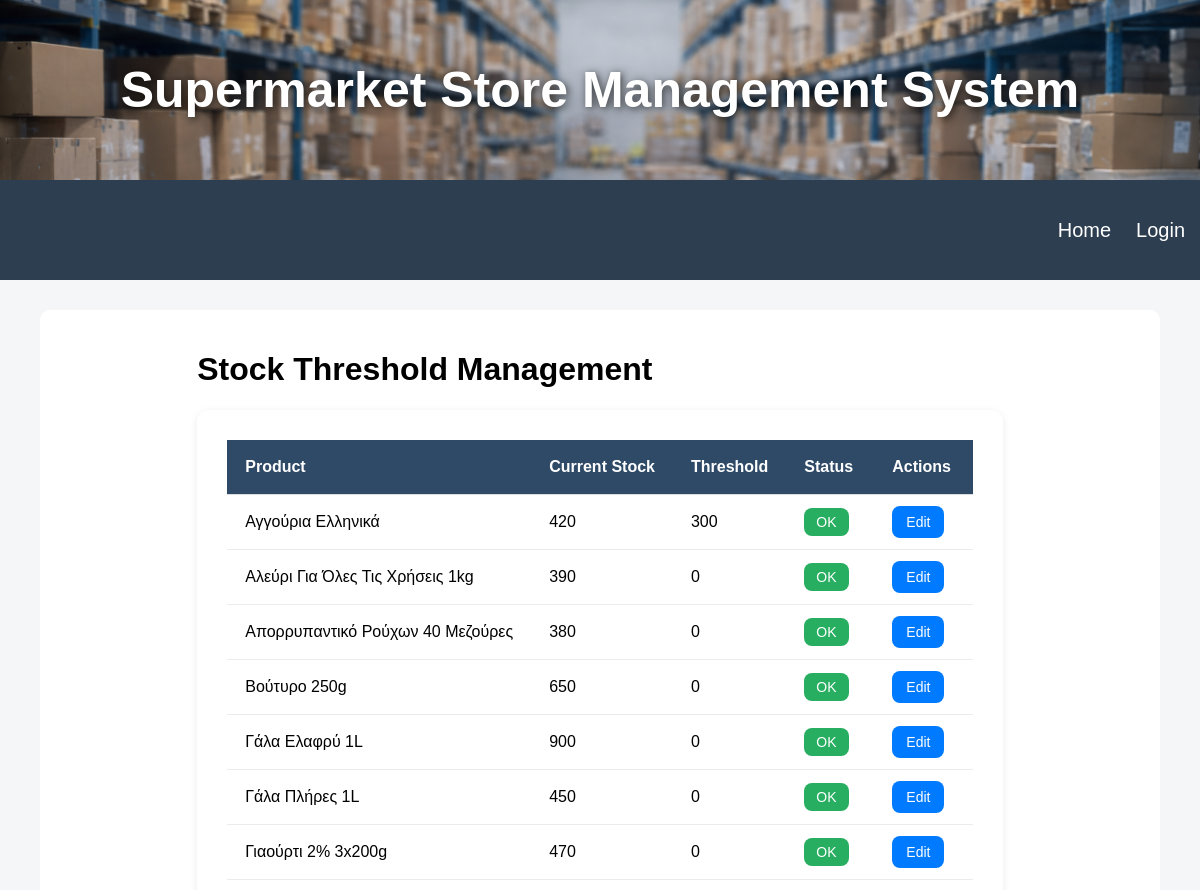
The page /admin/thresholds (upper part) on the database as committed earlier.
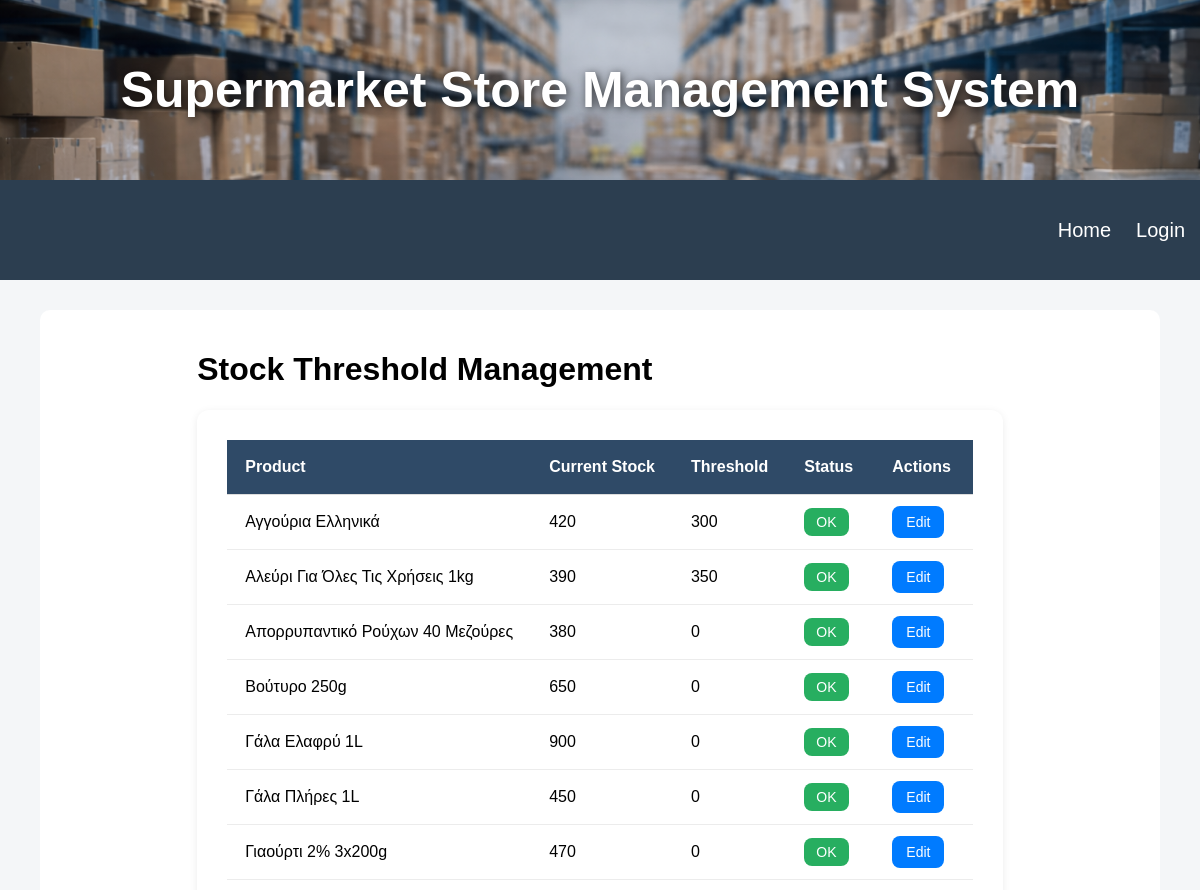
The same page on the database as committed later.
### tables this page shows
CREATE TABLE warehouse_stock (
    warehouse_stock_id INTEGER PRIMARY KEY AUTOINCREMENT,
    product_id INTEGER NOT NULL,
    quantity INTEGER NOT NULL,
    FOREIGN KEY (product_id) REFERENCES products(product_id)
);

CREATE TABLE products (
    product_id INTEGER PRIMARY KEY AUTOINCREMENT,
    product_name VARCHAR(100) NOT NULL,
    product_category VARCHAR(50) NOT NULL,
    product_price REAL NOT NULL
, product_unit TEXT, is_active INTEGER DEFAULT 1, threshold INTEGER DEFAULT 0);

### app.py (the view)
@app.route("/admin/thresholds")
def stock_thresholds():
    connection = get_db_connection()
    products = connection.execute("""
        SELECT
            p.product_id,
            p.product_name,
            p.threshold,
            w.quantity
        FROM products p
        JOIN warehouse_stock w
            ON p.product_id = w.product_id
        ORDER BY p.product_name
    """).fetchall()
    connection.close()
    return render_template(
        "stock_thresholds.html",
        products=products
    )

### app.py (called while the page is built)
def get_db_connection():
    connection = sqlite3.connect(DATABASE_PATH)
    connection.row_factory = sqlite3.Row
    return connection

### templates/stock_thresholds.html
{% extends "base.html" %}
{% block extra_css %}
<link rel="stylesheet" href="{{ url_for('static',filename='threshold.css') }}">
{% endblock %}
{% block content %}
<div class="dashboard-container">
    <h1 class="page-title">Stock Threshold Management</h1>
    <div class="table-container">
        <table class="threshold-table">
            <thead>
                <tr>
                    <th>Product</th>
                    <th>Current Stock</th>
                    <th>Threshold</th>
                    <th>Status</th>
                    <th>Actions</th>
                </tr>
            </thead>
            <tbody>
                {% for product in products %}
                {% set low = product["threshold"] > 0 and product["quantity"] < product["threshold"] %}
                <tr class="{% if low %}low-stock-row{% endif %}">
                    <td>{{ product["product_name"] }}</td>
                    <td>{{ product["quantity"] }}</td>
                    <td>{{ product["threshold"] }}</td>
                    <td>
                        {% if low %}
                            <span class="low-badge">Low</span>
                        {% else %}
                            <span class="ok-badge">OK</span>
                        {% endif %}
                    </td>
                    <td>
                        <a href="{{ url_for('edit_product',
                            product_id=product['product_id']) }}"
                            class="edit-btn">
                            Edit
                        </a>
                    </td>
                </tr>
                {% endfor %}
            </tbody>
        </table>
    </div>
</div>
{% endblock %}

### templates/base.html (shortened to what this page needs)
<!DOCTYPE html>
<html lang="en">
<head>
    <link rel="stylesheet" href="{{ url_for('static',  filename='style.css') }}">
    <link rel="stylesheet" href="{{ url_for('static', filename='admin.css') }}">
    <link rel="stylesheet" href="{{ url_for('static',  filename='forms.css') }}">
    {% block extra_css %}{% endblock %}
</head>
<body>
<div class="background">
    <h2 class="title" id="first">Supermarket Store Management System</h2>
</div>
    <div class="navbar">
            <a href="{{ url_for('home') }}"
               class="{% if request.endpoint == 'home' %}active{% endif %}">Home</a>
                {% if "user" in session %}
                    {% if session["role"] == "warehouse" %}
                        <a href="{{ url_for('products') }}"
                           class="{% if request.endpoint == 'products' %}active{% endif %}">Products</a>
                        <a href="{{ url_for('logout') }}">Logout</a>
                    {% elif session["role"] == "admin" %}
                        <a href="{{ url_for('admin_panel') }}">Admin Panel</a>
                        <a href="{{ url_for('logout') }}">Logout</a>
                    {% else %}
                        <a href="{{ url_for('dashboard') }}"
                           class="{% if request.endpoint == 'dashboard' %}active{% endif %}">Control Panel</a>
                        <a href="{{ url_for('orders') }}" class="{% if request.endpoint == 'orders' %}active{% endif %}">Orders</a>
                        <a href="{{ url_for('logout') }}">Logout</a>
                    {% endif %}
                {% else %}
                    <a href="{{ url_for('login') }}">
                        Login
                    </a>
                {% endif %}
    </div>
    <div class="container">
        {% block content %}
        {% endblock %}
    </div>
</body>
</html>

### static/style.css (style rules this page uses)
body { font-family: 'Gill Sans', 'Gill Sans MT', Calibri, 'Trebuchet MS', sans-serif; margin: 0; background-color: #f4f6f8; min-height: 100vh; display: flex; flex-direction: column; }
.title { text-align: center; font-size: 50px; color: white; text-shadow: 2px 2px 8px rgba(0,0,0,0.7); font-weight:bold; }
.background { background-image: url('images/warehouse2.png'); background-size: cover; background-position: center; height: 180px; display: flex; align-items: center; justify-content: center; }
.navbar { display: flex; justify-content: flex-end; padding: 15px; gap: 25px; background-color: #2c3e50; height: 70px; align-items: center; }
.navbar a { text-decoration: none; font-size: 20px; color: white; }
.container { width: 90%; margin: 30px auto; background: white; padding: 20px; border-radius: 10px; display: flex; flex-wrap: wrap; align-items: center; justify-content: center; gap: 20px; flex:1; }

### static/admin.css (style rules this page uses)
.edit-btn { background-color: #007bff; color: white; padding: 8px 14px; border-radius: 8px; text-decoration: none; font-size: 14px; margin-right: 8px; transition: 0.3s; }
.table-container { overflow-x: auto; }

### static/forms.css (style rules this page uses)
.table-container { background-color: white; padding: 30px; border-radius: 12px; box-shadow: 0 2px 8px rgba(0,0,0,0.08); min-width: 500px; }
.table-container table { width: 100%; border-collapse: collapse; }
.table-container th { text-align: left; padding-bottom: 12px; }
.table-container td { padding: 10px 0; border-bottom: 1px solid #ececec; }
.table-container tbody tr { transition: background-color 0.2s ease; }

### static/threshold.css (style rules this page uses)
.threshold-table { width: 100%; border-collapse: collapse; background-color: white; }
.threshold-table th, .threshold-table td { padding: 18px; text-align: left; vertical-align: middle; }
.threshold-table th { background-color: #2f4a67; color: white; }
.threshold-table tr { border-bottom: 1px solid #ddd; }
.ok-badge { background-color: #27ae60; color: white; padding: 6px 12px; border-radius: 8px; font-size: 14px; }

Rows that differ between the two databases and show on the page:
changed through a linked row, warehouse_stock "Αλεύρι Για Όλες Τις Χρήσεις 1kg": threshold "0" → "350"
